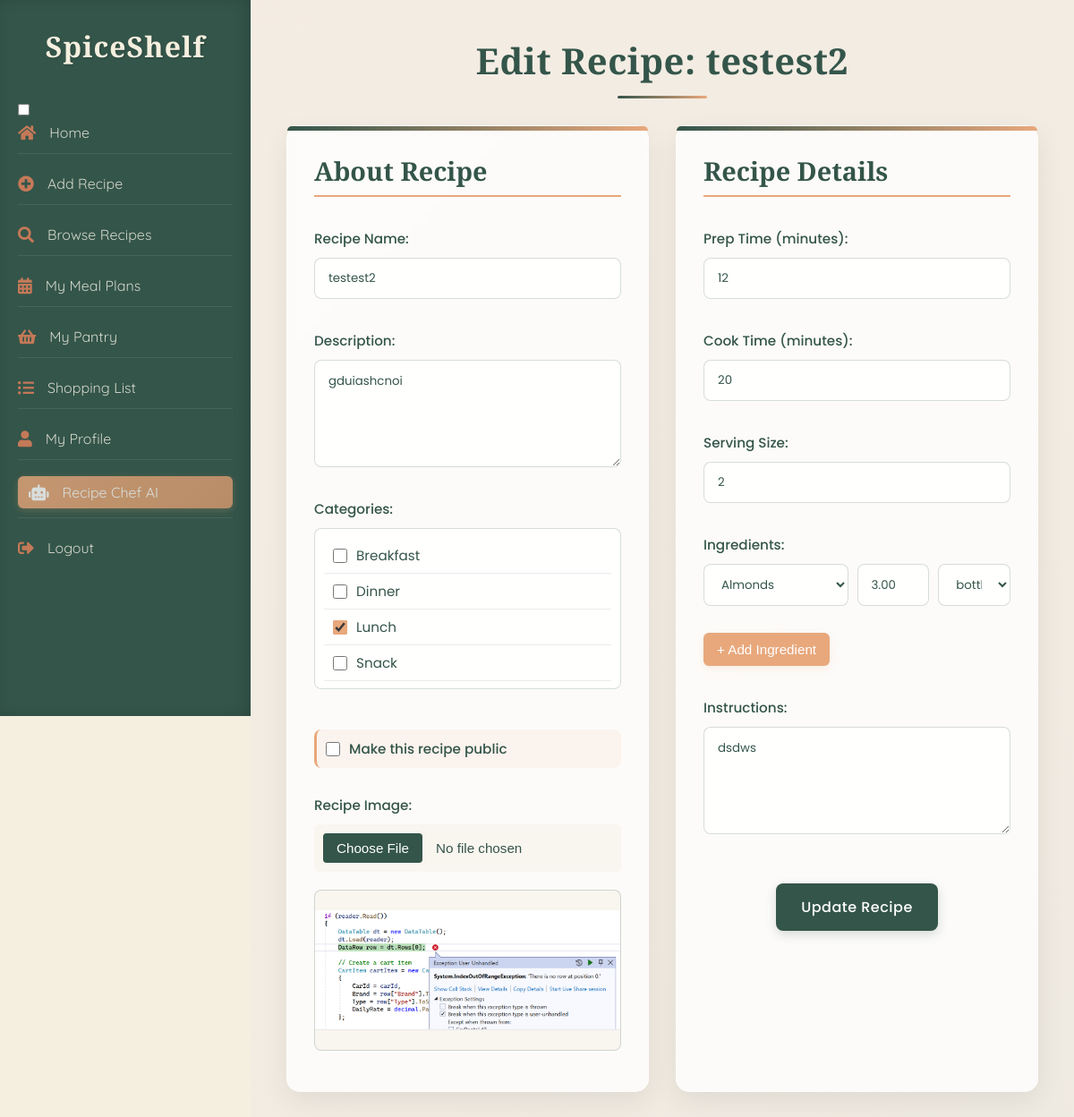
Page /index.php?action=edit_recipe&recipe_id=60 (signed in) on the committed database.
### tables this page shows
CREATE TABLE `recipes` (
  `recipe_id` int(11) NOT NULL,
  `user_id` int(11) NOT NULL,
  `recipe_name` varchar(255) NOT NULL,
  `description` text NOT NULL,
  `prep_time` int(11) NOT NULL,
  `cook_time` int(11) NOT NULL,
  `image` varchar(255) DEFAULT NULL,
  `created_at` timestamp NOT NULL DEFAULT current_timestamp(),
  `steps` varchar(700) DEFAULT NULL,
  `serving_size` int(11) DEFAULT NULL,
  `public` tinyint(1) NOT NULL DEFAULT 0,
  `updated_at` timestamp NOT NULL DEFAULT current_timestamp() ON UPDATE current_timestamp()
);

CREATE TABLE `recipe_categories` (
  `category_id` int(11) NOT NULL,
  `category_name` varchar(255) NOT NULL
);

CREATE TABLE `recipe_ingredients` (
  `id` int(11) NOT NULL,
  `recipe_id` int(11) NOT NULL,
  `ingredient_id` int(11) NOT NULL,
  `quantity` decimal(10,2) NOT NULL,
  `measurement_id` int(11) NOT NULL
);

CREATE TABLE `ingredients` (
  `ingredient_id` int(11) NOT NULL,
  `name` varchar(100) NOT NULL
);

CREATE TABLE `measurements` (
  `measurement_id` int(11) NOT NULL,
  `name` varchar(50) NOT NULL
);

### controllers/RecipeController.php (called while the page is built, shortened)
<?php
require_once __DIR__ . '/../models/Recipe.php';
class RecipeController {
    private $conn;
    public function __construct($conn) {
        $this->conn = $conn;
    }
                ?>
                <?php
    public function editRecipe() {
        $recipe_id = (int)$_GET['recipe_id'];
        $recipeModel = new Recipe($this->conn);
        $recipe = $recipeModel->getRecipeById($recipe_id);
        $ingredients = $recipeModel->getRecipeIngredients($recipe_id);
        $recipeCategories = $recipeModel->getRecipeCategories($recipe_id);
        $predefinedIngredients = $recipeModel->getIngredients();
        $measurements = $recipeModel->getMeasurements();
        $categories = $recipeModel->getCategories();
        include('views/edit_recipe.php');
    }
}
?>

### index.php (called while the page is built, shortened)
<?php
require_once 'controllers/UserController.php';
require_once 'controllers/RecipeController.php';
$database = new Database();
$conn = $database->getConnection();
$router = new Router();
$userController = new UserController($conn);
$recipeController = new RecipeController($conn);
$pantryController = new PantryController($conn);
$mealPlanController = new MealPlanController($conn);
$shoppingListController = new ShoppingListController($conn);
$adminController = new AdminController($conn);
$router->addRoute('login', [$userController, 'login']);
$router->addRoute('register', [$userController, 'register']);
$router->addRoute('logout', function () {
    session_unset();
    session_destroy();
    header('Location: index.php?action=login');
    exit;
});
$router->addRoute('profile', [$userController, 'profile']);
$router->addRoute('add_recipe', [$recipeController, 'add']);
$router->addRoute('recipe_chat', [$recipeController, 'recipeChat']);
$router->addRoute('pantry', [$pantryController, 'showPantryItems']);
$router->addRoute('add', [$pantryController, 'add']);
$router->addRoute('update', [$pantryController, 'update']);
$router->addRoute('delete', [$pantryController, 'delete']);
$router->addRoute('favorite', [$recipeController, 'favorite']);
$router->addRoute('search_recipes', [$recipeController, 'searchRecipes']);
$router->addRoute('home', [$recipeController, 'displayHome']);
$router->addRoute('view_recipe', [$recipeController, 'viewRecipe']);
$router->addRoute('delete_recipe', [$recipeController, 'deleteRecipe']);
$router->addRoute('edit_recipe', [$recipeController, 'editRecipe']);
$router->addRoute('update_recipe', [$recipeController, 'updateRecipe']);
$router->addRoute('browse_recipes', [$recipeController, 'browseRecipes']);
$router->addRoute('meal_plans', [$mealPlanController, 'showMealPlans']);
$router->addRoute('shopping_list', [$shoppingListController, 'showLists']);
$router->addRoute('refresh_home_sections', [$recipeController, 'refresh_home_sections']);
$router->addRoute('getDefaultMeasurement', [$recipeController, 'getDefaultMeasurement']);
$router->addRoute('add_comment', [$recipeController, 'addComment']);
$router->addRoute('delete_comment', [$recipeController, 'deleteComment']);
$router->addRoute('pantry/bulkDelete', [$pantryController, 'bulkDelete']);
$router->addRoute('meal_plans/exportPDF', [$mealPlanController, 'exportPDF']);
$router->addRoute('meal_plans/searchRecipes', [$mealPlanController, 'searchRecipes']);
$router->addRoute('meal_plans/addMeal', [$mealPlanController, 'addMeal']);
$router->addRoute('meal_plans/getMeal', [$mealPlanController, 'getMeal']);
$router->addRoute('meal_plans/updateMeal', [$mealPlanController, 'updateMeal']);
$router->addRoute('meal_plans/removeMeal', [$mealPlanController, 'removeMeal']);
$router->addRoute('meal_plans/generateShoppingList', [$mealPlanController, 'generateShoppingList']);
$router->addRoute('adminLogin', [$adminController, 'adminLogin']);
$router->addRoute('adminLogout', [$adminController, 'adminLogout']);
$router->addRoute('adminDashboard', [$adminController, 'adminDashboard']);
$router->addRoute('adminUsers', [$adminController, 'adminUsers']);
$router->addRoute('adminViewUser', [$adminController, 'adminViewUser']);
$router->addRoute('adminRecipes', [$adminController, 'adminRecipes']);
$router->addRoute('adminViewRecipe', [$adminController, 'adminViewRecipe']);
$router->addRoute('adminIngredients', [$adminController, 'adminIngredients']);
$router->addRoute('adminAddIngredient', [$adminController, 'adminAddIngredient']);
$router->addRoute('adminEditIngredient', [$adminController, 'adminEditIngredient']);
$router->addRoute('adminDeleteIngredient', [$adminController, 'adminDeleteIngredient']);
$router->addRoute('adminCategories', [$adminController, 'adminCategories']);
$router->addRoute('adminAddCategory', [$adminController, 'adminAddCategory']);
$router->addRoute('adminEditCategory', [$adminController, 'adminEditCategory']);
$router->addRoute('adminDeleteCategory', [$adminController, 'adminDeleteCategory']);
$router->addRoute('adminDeleteUser', [$adminController, 'adminDeleteUser']);
$router->addRoute('adminDeleteRecipe', [$adminController, 'adminDeleteRecipe']);
$router->addRoute('adminUserReports', [$adminController, 'adminUserReports']);
$router->addRoute('adminRecipeReports', [$adminController, 'adminRecipeReports']);
$router->addRoute('adminAds', [$adminController, 'adminAds']);
$router->addRoute('adminAdReports', [$adminController, 'adminAdReports']);
$router->addRoute('adminExportAdReport', [$adminController, 'adminExportAdReport']);
$router->addRoute('adminExportUserReport', [$adminController, 'adminExportUserReport']);
$router->addRoute('adminExportRecipeReport', [$adminController, 'adminExportRecipeReport']);
$router->addRoute('adminSendInactivityNotice', [$adminController, 'adminSendInactivityNotice']);
$router->addRoute('logAdImpression', [$adminController, 'logAdImpression']);
$router->addRoute('adClick', [$adminController, 'adClick']);
$action = isset($_GET['action']) ? $_GET['action'] : 'home';
$router->handleRequest($action);
?>

### models/Recipe.php (called while the page is built, shortened)
<?php
class Recipe {
    private $conn;
    public function __construct($conn) {
        $this->conn = $conn;
    }
    public function getCategories() {
        $categories_query = "SELECT * FROM recipe_categories";
        $result = $this->conn->query($categories_query);
        return $result;
    }
    public function getIngredients() {
        $ingredients_query = "SELECT * FROM ingredients";
        $result = $this->conn->query($ingredients_query);
        return $result;
    }
    public function getMeasurements() {
        $measurements_query = "SELECT * FROM measurements";
        $result = $this->conn->query($measurements_query);
        return $result;
    }
    public function getRecipeById($recipe_id) {
        $query = "SELECT * FROM recipes WHERE recipe_id = ?";
        $stmt = $this->conn->prepare($query);
        $stmt->bind_param("i", $recipe_id);
        $stmt->execute();
        $result = $stmt->get_result();
        return $result->fetch_assoc();
    }
    public function getRecipeIngredients($recipe_id) {
        $query = "SELECT ri.id AS recipe_ingredient_id, ri.ingredient_id, ri.quantity, ri.measurement_id,
                         m.name AS measurement, i.name AS ingredient_name
                  FROM recipe_ingredients ri
                  JOIN ingredients i ON ri.ingredient_id = i.ingredient_id
                  JOIN measurements m ON ri.measurement_id = m.measurement_id
                  WHERE ri.recipe_id = ?";
        $stmt = $this->conn->prepare($query);
        $stmt->bind_param("i", $recipe_id);
        $stmt->execute();
        $result = $stmt->get_result();
        $ingredients = [];
        while ($row = $result->fetch_assoc()) {
            $ingredients[] = $row;
        }
        return $ingredients;
    }
    public function getRecipeCategories($recipe_id) {
        $query = "SELECT category_id FROM recipe_category_mapping WHERE recipe_id = ?";
        $stmt = $this->conn->prepare($query);
        $stmt->bind_param("i", $recipe_id);
        $stmt->execute();
        $result = $stmt->get_result();
        $categories = [];
        while ($row = $result->fetch_assoc()) {
            $categories[] = $row['category_id'];
        }
        return $categories;
    }
}
?>

### views/edit_recipe.php (the view, shortened to what this page needs)
<!DOCTYPE html>
<html lang="en">
<head>
    <link rel="stylesheet" href="assets/css/edit_recipe.css">
</head>
<body>
    <?php include('includes/header.php'); ?>
    <div class="container">
        <h1>Edit Recipe: <?= htmlspecialchars($recipe['recipe_name']); ?></h1>
        <form method="POST" action="index.php?action=update_recipe" enctype="multipart/form-data">
            <div class="recipe-left-column">
                <h2>About Recipe</h2>
                <div class="form-group">
                    <label for="recipe_name">Recipe Name:</label>
                    <input type="text" id="recipe_name" name="recipe_name" value="<?= htmlspecialchars($recipe['recipe_name']); ?>" required>
                </div>
                <div class="form-group">
                    <label for="description">Description:</label>
                    <textarea id="description" name="description" required><?= htmlspecialchars($recipe['description']); ?></textarea>
                </div>
                <div class="form-group">
                    <label>Categories:</label>
                    <div class="checkbox-container">
                        <?php foreach ($categories as $category): ?>
                            <div class="checkbox-option">
                                <input type="checkbox"
                                    id="category_<?= $category['category_id'] ?>"
                                    name="category_ids[]"
                                    value="<?= $category['category_id'] ?>"
                                    <?= in_array($category['category_id'], $recipeCategories) ? 'checked' : '' ?>>
                                <label for="category_<?= $category['category_id'] ?>">
                                    <?= htmlspecialchars($category['category_name']); ?>
                                </label>
                            </div>
                        <?php endforeach; ?>
                    </div>
                </div>
                <div class="public-recipe">
                    <input type="checkbox" id="public" name="public" value="1" <?= $recipe['public'] === '1' ? 'checked' : ''; ?>>
                    <label for="public">Make this recipe public</label>
                </div>
                <div class="form-group">
                    <label for="image">Recipe Image:</label>
                    <input type="file" name="image" id="image" accept="image/*">
                    <div id="image-preview">
                        <?php if (!empty($recipe['image'])): ?>
                            <img src="<?= htmlspecialchars($recipe['image']); ?>" alt="Current recipe image">
                        <?php endif; ?>
                    </div>
                </div>
            </div>
            <div class="recipe-right-column">
                <h2>Recipe Details</h2>
                <div class="form-group">
                    <label for="prep_time">Prep Time (minutes):</label>
                    <input type="number" id="prep_time" name="prep_time" value="<?= htmlspecialchars($recipe['prep_time']); ?>" required min="0">
                </div>
                <div class="form-group">
                    <label for="cook_time">Cook Time (minutes):</label>
                    <input type="number" id="cook_time" name="cook_time" value="<?= htmlspecialchars($recipe['cook_time']); ?>" required min="0">
                </div>
                <div class="form-group">
                    <label for="serving_size">Serving Size:</label>
                    <input type="number" id="serving_size" name="serving_size" value="<?= htmlspecialchars($recipe['serving_size']); ?>" required min="1" max="20">
                </div>
                <div class="form-group">
                    <label>Ingredients:</label>
                    <div id="ingredients-container">
                        <?php foreach ($ingredients as $index => $ingredient): ?>
                            <div class="ingredient-row">
                                <select name="ingredients[<?= $index; ?>][ingredient_id]" required>
                                    <?php foreach ($predefinedIngredients as $predefinedIngredient): ?>
                                        <option value="<?= $predefinedIngredient['ingredient_id']; ?>"
                                            <?= ($ingredient['ingredient_id'] == $predefinedIngredient['ingredient_id']) ? 'selected' : ''; ?>>
                                            <?= htmlspecialchars($predefinedIngredient['name']); ?>
                                        </option>
                                    <?php endforeach; ?>
                                </select>
                                <input type="number" name="ingredients[<?= $index; ?>][quantity]"
                                    value="<?= htmlspecialchars($ingredient['quantity'] ?? ''); ?>"
                                    placeholder="Quantity" required min="0" step="0.1">
                                <select name="ingredients[<?= $index; ?>][measurement_id]" required>
                                    <?php foreach ($measurements as $measurement): ?>
                                        <option value="<?= $measurement['measurement_id']; ?>"
                                            <?= ($ingredient['measurement_id'] == $measurement['measurement_id']) ? 'selected' : ''; ?>>
                                            <?= htmlspecialchars($measurement['name']); ?>
                                        </option>
                                    <?php endforeach; ?>
                                </select>
                            </div>
                        <?php endforeach; ?>
                    </div>
                    <button type="button" id="add-ingredient">+ Add Ingredient</button>
                </div>
                <div class="form-group">
                    <label for="steps">Instructions:</label>
                    <textarea id="steps" name="steps" required><?= htmlspecialchars($recipe['steps']); ?></textarea>
                </div>
                <button type="submit">Update Recipe</button>
            </div>
        </form>
    </div>
</body>
</html>

### rows in the picture
recipes: recipe_name "testest2", description "gduiashcnoi", image (picture), prep_time "12", cook_time "20", serving_size "2", steps "dsdws"
recipe_categories: category_name "Breakfast"
recipe_categories: category_name "Dinner"
recipe_categories: category_id "☑", category_name "Lunch"
recipe_categories: category_name "Snack"
recipe_ingredients: ingredient.name "Almonds", quantity "3.00", measurement.name "bottle"
